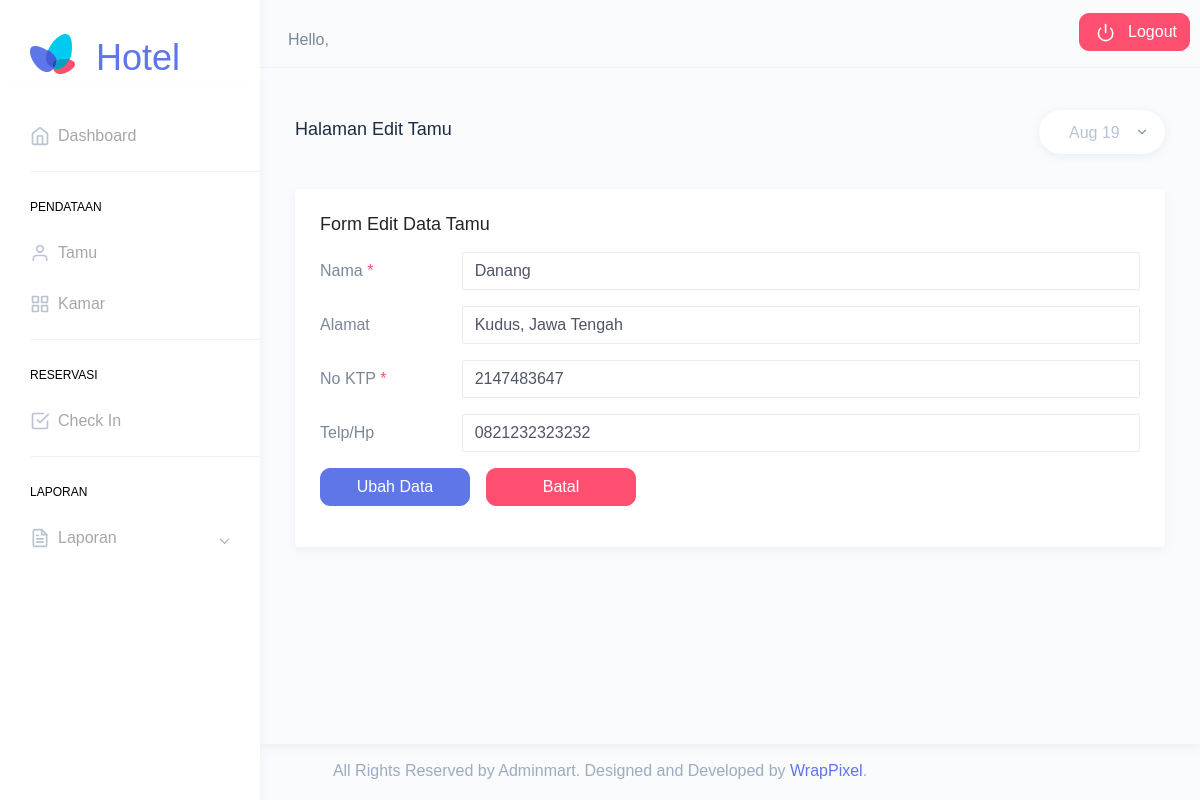
Page /tamu/edit_tamu/2 on the committed database.
### tables this page shows
CREATE TABLE `tamu` (
    `id_tamu` int(11) NOT NULL,
    `nama` varchar(256) NOT NULL,
    `alamat` text NOT NULL,
    `no_ktp` bigint(16) NOT NULL,
    `telp` varchar(25) NOT NULL
);

### application/libraries/template.php (called while the page is built)
<?php if (!defined('BASEPATH')) exit('No direct script access allowed');
class Template
{
  var $template_data = array();
  function set($name, $value)
  {
    $this->template_data[$name] = $value;
  }
  function load($template = '', $view = '', $view_data = array(), $return = FALSE)
  {
    $this->CI = &get_instance();
    $this->set('contents', $this->CI->load->view($view, $view_data, TRUE));
    return $this->CI->load->view($template, $this->template_data, $return);
  }
}

### application/controllers/Tamu.php (called while the page is built, shortened)
<?php
class Tamu extends CI_Controller
{
  public function edit_tamu()
  {
    $id =  $this->uri->segment(3);
    $data = [
      'title' => 'Halaman Edit Tamu',
      'user' => $this->db->get_where('user', ['username' => $this->session->userdata('username')])->row_array(),
      'tamu_id' => $this->tamu->getTamuId($id)
    ];
    $this->template->load("templates/templates", 'tamu/edit-tamu', $data);
  }
}

### index.php (called while the page is built, shortened)
<?php
require_once BASEPATH.'core/CodeIgniter.php';

### application/models/Tamu_model.php (called while the page is built, shortened)
<?php
class Tamu_model extends CI_Model
{
  public function getTamuId($id)
  {
    $this->db
      ->select('tamu.*')
      ->from('tamu')
      ->where('tamu.id_tamu', $id);
    return $this->db->get()->row_array();
  }
}

### application/views/tamu/edit-tamu.php (the view, shortened to what this page needs)
<div class="container-fluid">
  <div class="row">
    <div class="col-md-12">
      <div class="card">
        <div class="card-body">
          <h4 class="card-title">Form Edit Data Tamu</h4>
          <form class="mt-3 form-horizontal" method="POST" action="<?= base_url('tamu/aksi_edit_tamu') ?>">
            <div class="form-group row">
              <label for="inputHorizontalSuccess" class="col-sm-2 col-form-label">Nama <span class="text-danger">*</span></label>
              <div class="col-sm-10">
                <input type="text" class="form-control" name="nama" id="inputHorizontalSuccess" placeholder="Masukkan Nama" value="<?= $tamu_id['nama']; ?>">
              </div>
            </div>
            <div class="form-group row">
              <label for="inputHorizontalSuccess" class="col-sm-2 col-form-label">Alamat </label>
              <div class="col-sm-10">
                <input type="text" class="form-control " name="alamat" id="inputHorizontalSuccess" placeholder="Masukkan Alamat" value="<?= $tamu_id['alamat']; ?>">
              </div>
            </div>
            <div class="form-group row">
              <label for="inputHorizontalSuccess" class="col-sm-2 col-form-label">No KTP <span class="text-danger">*</span></label>
              <div class="col-sm-10">
                <input type="text" class="form-control " name="no_ktp" id="inputHorizontalSuccess" placeholder="Masukkan No KTP" value="<?= $tamu_id['no_ktp']; ?>">
              </div>
            </div>
            <div class="form-group row">
              <label for="inputHorizontalSuccess" class="col-sm-2 col-form-label">Telp/Hp </label>
              <div class="col-sm-10">
                <input type="text" class="form-control " name="telp" id="inputHorizontalSuccess" placeholder="Masukkan No Telpon/Hp" value="<?= $tamu_id['telp']; ?>">
              </div>
            </div>
            <div class="form-group row">
              <div class="col-6" style="display: flex;">
                <button class=" btn btn-primary" style="border-radius: 10px;width:150px" type="submit">Ubah Data</button>
                <a href="#" class="btn btn-danger ml-3" style="border-radius: 10px;width:150px" type="submit">Batal</a>
              </div>
            </div>
          </form>
        </div>
      </div>
    </div>
  </div>
</div>
</div>

### rows in the picture
tamu: nama "Danang", alamat "Kudus, Jawa Tengah", no_ktp "2147483647", telp "0821232323232"

### other values in the picture
$title "Halaman Edit Tamu"
